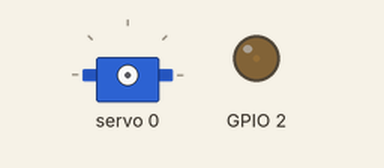
Simulated run of this sketch. Board: ESP32. On the bench: servo, output pins drawn as LEDs (lit = HIGH).

Above: at 0.05 s.
At 2.75 s:
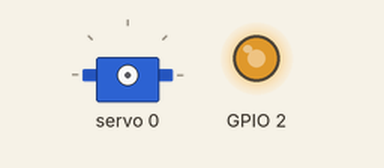
At 5.5 s:
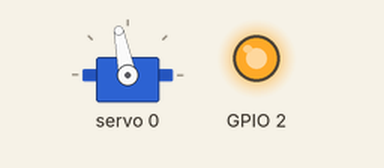
At 10.95 s:
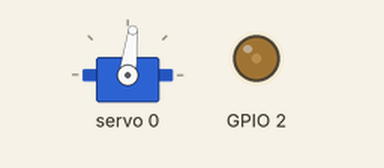
Timing chart, 0 to 15.2 s (numbered marks = the images above):
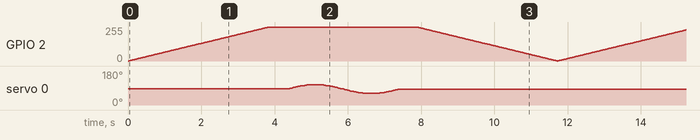

The sketch:

car.ino
```cpp
#include <Adafruit_PWMServoDriver.h>
Adafruit_PWMServoDriver pwm = Adafruit_PWMServoDriver();

#define SERVOMIN  240 // This is the 'minimum' pulse length count (out of 4096)
#define SERVOMAX  340 // This is the 'maximum' pulse length count (out of 4096)
#define USMIN  600 // This is the rounded 'minimum' microsecond length based on the minimum pulse of 150
#define USMAX  2400 // This is the rounded 'maximum' microsecond length based on the maximum pulse of 600
#define SERVO_FREQ 50 // Analog servos run at ~50 Hz updates
#define pi 3.14159
float half_pi = pi/2.0;
int servoDelta = SERVOMAX - SERVOMIN;
int calculatedPulseLen;

void setup()
{
   pwm.begin();
   pwm.setPWMFreq(SERVO_FREQ);
   ledcSetup(0, 5000, 8);
   ledcAttachPin(2, 0);
   Serial.begin(9600);
}


void loop()
{
  for (int i = 0; i < 255; i ++) {
     ledcWrite(0, i);
     delay(15);
   }

  delay(500);
  sineWaveLoop();
  delay(500);

   for (int i = 255; i > 0; i --) {
     ledcWrite(0, i);
     delay(15);
   }

}


void sineWaveLoop(){
    for(int i = 0; i < 100; i ++) {
    calculatedPulseLen = SERVOMIN +servoDelta*sineWave(i);
    pwm.setPWM(0, 0, calculatedPulseLen);
    delay(30);
  }
}


float sineWave(int i) {
  return 0.5 * (sin((i/100.0)* 2 * pi) + 1);
}
```
